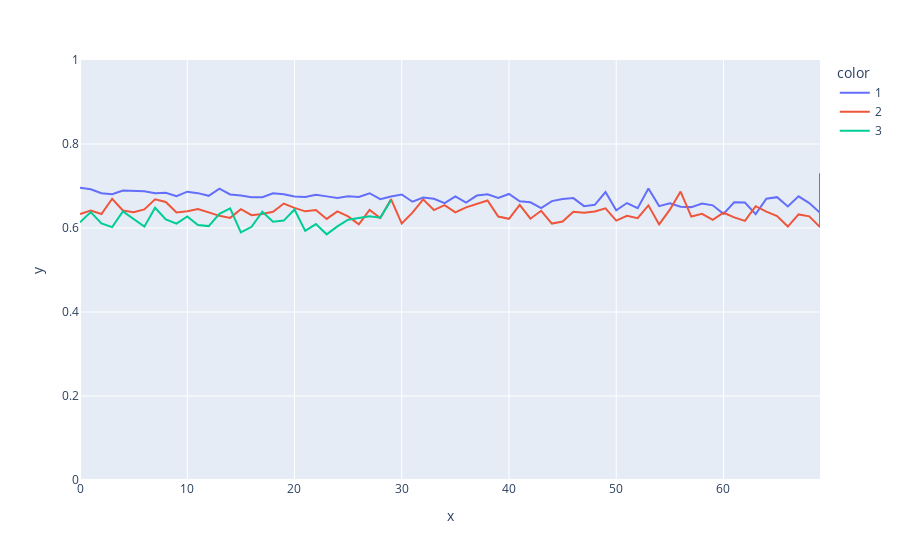

This figure's notebook cell:
### Code cell
get_figure(
    data,
    'loss',
    'train'
)

### Figure 1 — Plotly figure (JSON) as saved in the notebook; plotly's stock layout.template omitted (floating-point values rounded to 4 significant figures)
{"data": [{"hovertemplate": "color=1<br>x=%{x}<br>y=%{y}<extra></extra>", "legendgroup": "1", "line": {"color": "#636efa", "dash": "solid"}, "marker": {"symbol": "circle"}, "mode": "lines", "name": "1", "orientation": "v", "showlegend": true, "type": "scatter", "x": [0, 1, 2, 3, 4, 5, 6, 7, 8, 9, 10, 11, 12, 13, 14, 15, 16, 17, 18, 19, 20, 21, 22, 23, 24, 25, 26, 27, 28, 29, 30, 31, 32, 33, 34, 35, 36, 37, 38, 39, 40, 41, 42, 43, 44, 45, 46, 47, 48, 49, 50, 51, 52, 53, 54, 55, 56, 57, 58, 59, 60, 61, 62, 63, 64, 65, 66, 67, 68, 69, 69], "xaxis": "x", "y": [0.696, 0.6921, 0.6828, 0.6803, 0.6894, 0.6887, 0.6873, 0.6825, 0.6841, 0.6757, 0.6865, 0.683, 0.6766, 0.6939, 0.6798, 0.6772, 0.6731, 0.6733, 0.6828, 0.6805, 0.6751, 0.6739, 0.6792, 0.6753, 0.6713, 0.6758, 0.6741, 0.6828, 0.6686, 0.675, 0.6797, 0.6626, 0.6727, 0.6697, 0.6593, 0.6754, 0.6605, 0.6773, 0.6805, 0.6716, 0.681, 0.6635, 0.6613, 0.6473, 0.6641, 0.669, 0.6712, 0.652, 0.6553, 0.6856, 0.642, 0.6595, 0.6472, 0.6941, 0.6521, 0.6588, 0.6507, 0.6497, 0.6583, 0.6539, 0.6336, 0.6611, 0.6607, 0.6329, 0.6698, 0.6734, 0.6513, 0.6755, 0.6593, 0.636, 0.7302], "yaxis": "y"}, {"hovertemplate": "color=2<br>x=%{x}<br>y=%{y}<extra></extra>", "legendgroup": "2", "line": {"color": "#EF553B", "dash": "solid"}, "marker": {"symbol": "circle"}, "mode": "lines", "name": "2", "orientation": "v", "showlegend": true, "type": "scatter", "x": [0, 1, 2, 3, 4, 5, 6, 7, 8, 9, 10, 11, 12, 13, 14, 15, 16, 17, 18, 19, 20, 21, 22, 23, 24, 25, 26, 27, 28, 29, 30, 31, 32, 33, 34, 35, 36, 37, 38, 39, 40, 41, 42, 43, 44, 45, 46, 47, 48, 49, 50, 51, 52, 53, 54, 55, 56, 57, 58, 59, 60, 61, 62, 63, 64, 65, 66, 67, 68, 69, 69], "xaxis": "x", "y": [0.6335, 0.6417, 0.6334, 0.6696, 0.6416, 0.6375, 0.6443, 0.6682, 0.662, 0.637, 0.6398, 0.645, 0.6371, 0.629, 0.624, 0.6447, 0.6304, 0.6332, 0.6388, 0.6583, 0.648, 0.6397, 0.643, 0.6216, 0.6395, 0.6276, 0.6086, 0.6429, 0.6237, 0.6687, 0.6106, 0.6364, 0.6681, 0.6427, 0.6545, 0.6373, 0.6492, 0.6571, 0.6655, 0.6272, 0.6218, 0.6553, 0.6222, 0.6411, 0.6105, 0.6154, 0.6388, 0.6361, 0.6395, 0.6469, 0.6177, 0.629, 0.6233, 0.6539, 0.6086, 0.6436, 0.6868, 0.6273, 0.6338, 0.6196, 0.6364, 0.6252, 0.6169, 0.6519, 0.6388, 0.6286, 0.6034, 0.6323, 0.6278, 0.6022, 0.6783], "yaxis": "y"}, {"hovertemplate": "color=3<br>x=%{x}<br>y=%{y}<extra></extra>", "legendgroup": "3", "line": {"color": "#00cc96", "dash": "solid"}, "marker": {"symbol": "circle"}, "mode": "lines", "name": "3", "orientation": "v", "showlegend": true, "type": "scatter", "x": [0, 1, 2, 3, 4, 5, 6, 7, 8, 9, 10, 11, 12, 13, 14, 15, 16, 17, 18, 19, 20, 21, 22, 23, 24, 25, 26, 27, 28, 29], "xaxis": "x", "y": [0.6134, 0.6378, 0.611, 0.602, 0.6394, 0.6213, 0.6033, 0.6482, 0.6206, 0.6104, 0.6276, 0.6072, 0.6045, 0.6336, 0.6468, 0.5897, 0.6029, 0.6387, 0.6151, 0.6176, 0.6441, 0.5931, 0.6092, 0.5849, 0.6038, 0.6197, 0.6228, 0.6277, 0.6247, 0.6662], "yaxis": "y"}], "layout": {"autosize": true, "legend": {"title": {"text": "color"}, "tracegroupgap": 0}, "margin": {"t": 60}, "xaxis": {"anchor": "y", "autorange": true, "domain": [0, 1], "range": [0, 69], "title": {"text": "x"}, "type": "linear"}, "yaxis": {"anchor": "x", "domain": [0, 1], "range": [0, 1], "title": {"text": "y"}, "type": "linear"}}}
